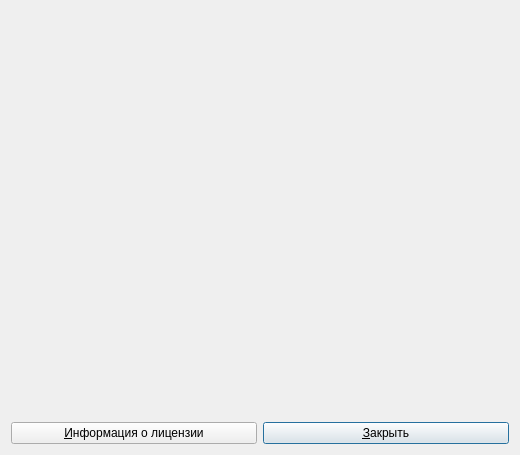
<?xml version="1.0" encoding="UTF-8"?>
<ui version="4.0">
 <class>Dialog</class>
 <widget class="QDialog" name="Dialog">
  <property name="geometry">
   <rect>
    <x>0</x>
    <y>0</y>
    <width>520</width>
    <height>455</height>
   </rect>
  </property>
  <property name="sizePolicy">
   <sizepolicy hsizetype="MinimumExpanding" vsizetype="Preferred">
    <horstretch>0</horstretch>
    <verstretch>0</verstretch>
   </sizepolicy>
  </property>
  <property name="maximumSize">
   <size>
    <width>620</width>
    <height>811</height>
   </size>
  </property>
  <property name="windowTitle">
   <string>О программе</string>
  </property>
  <layout class="QGridLayout" name="gridLayout">
   <item row="0" column="0" colspan="3">
    <layout class="QVBoxLayout" name="verticalLayout">
     <item>
      <widget class="QLabel" name="about_logo">
       <property name="sizePolicy">
        <sizepolicy hsizetype="Preferred" vsizetype="Preferred">
         <horstretch>0</horstretch>
         <verstretch>0</verstretch>
        </sizepolicy>
       </property>
       <property name="pixmap">
        <pixmap resource="../../resources/app.qrc">:/images/about_logo.png</pixmap>
       </property>
      </widget>
     </item>
     <item>
      <widget class="QLabel" name="lbl_version">
       <property name="autoFillBackground">
        <bool>true</bool>
       </property>
       <property name="styleSheet">
        <string notr="true">font-size: 4em; font-weight: bold;</string>
       </property>
       <property name="text">
        <string/>
       </property>
       <property name="textFormat">
        <enum>Qt::PlainText</enum>
       </property>
      </widget>
     </item>
     <item>
      <widget class="QLabel" name="lbl_about_description">
       <property name="text">
        <string/>
       </property>
       <property name="alignment">
        <set>Qt::AlignCenter</set>
       </property>
       <property name="openExternalLinks">
        <bool>true</bool>
       </property>
      </widget>
     </item>
     <item>
      <widget class="QLabel" name="lbl_about_autor">
       <property name="text">
        <string notr="true"/>
       </property>
       <property name="textFormat">
        <enum>Qt::RichText</enum>
       </property>
       <property name="openExternalLinks">
        <bool>true</bool>
       </property>
      </widget>
     </item>
     <item>
      <layout class="QHBoxLayout" name="horizontalLayout">
       <item>
        <widget class="QPushButton" name="btn_license">
         <property name="locale">
          <locale language="Russian" country="Russia"/>
         </property>
         <property name="text">
          <string>&amp;Информация о лицензии</string>
         </property>
         <property name="autoDefault">
          <bool>false</bool>
         </property>
        </widget>
       </item>
       <item>
        <widget class="QPushButton" name="btn_close">
         <property name="locale">
          <locale language="Russian" country="Russia"/>
         </property>
         <property name="text">
          <string>&amp;Закрыть</string>
         </property>
         <property name="shortcut">
          <string>Ctrl+Q</string>
         </property>
         <property name="default">
          <bool>true</bool>
         </property>
        </widget>
       </item>
      </layout>
     </item>
    </layout>
   </item>
  </layout>
 </widget>
 <resources>
  <include location="../../resources/app.qrc"/>
 </resources>
 <connections>
  <connection>
   <sender>btn_close</sender>
   <signal>clicked()</signal>
   <receiver>Dialog</receiver>
   <slot>reject()</slot>
   <hints>
    <hint type="sourcelabel">
     <x>522</x>
     <y>777</y>
    </hint>
    <hint type="destinationlabel">
     <x>613</x>
     <y>765</y>
    </hint>
   </hints>
  </connection>
 </connections>
</ui>
